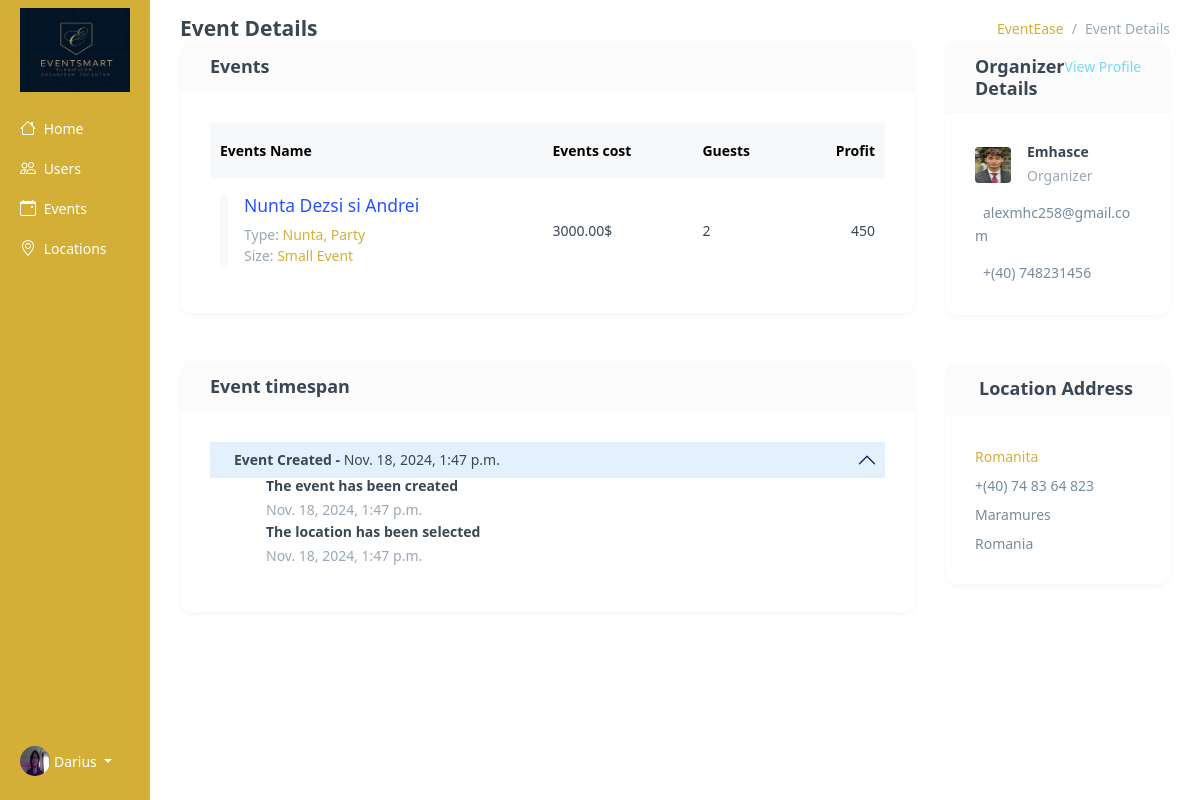
The page /admin-view-event/2/ (signed in) on the database its author committed.
### base/models.py (models this page shows, shortened)
class Profile(models.Model):
    user = models.ForeignKey(User, on_delete=models.CASCADE, null=True, blank=True)
    username = models.CharField(max_length=150, unique=True)
    password = models.CharField(max_length=128)
    email = models.EmailField()
    description = models.TextField(null=True, blank=True)
    photo = models.ImageField(upload_to='profile_photos/', null=True, blank=True, default="poze_invitati/male.png")
    cv_file = models.FileField(upload_to='cv_folder', null=True, blank=True)
    approved = models.BooleanField(default=False)
    number = models.CharField(max_length=15,default="+(40) 748364823")
    age = models.IntegerField(default=20)
    first_name = models.CharField(null=True, blank=True,max_length=15)
    last_name = models.CharField(null=True, blank=True,max_length=15)
    location = models.CharField(null=True, blank=True,max_length=60)
    street = models.CharField(null=True, blank=True,max_length=100)
    zip_code = models.CharField(null=True, blank=True,max_length=10)
    facebook = models.CharField(null=True, blank=True,max_length=100)
    instagram = models.CharField(null=True, blank=True,max_length=100)
    work_link = models.CharField(null=True, blank=True,max_length=100)
    google_link = models.CharField(null=True, blank=True,max_length=100)
    country = models.CharField(null=True, blank=True,max_length=100)
    created_at = models.DateTimeField(auto_now_add=True)
    welcome_email_sent = models.BooleanField(default=False)
    USER_TYPE_CHOICES = (
        ('admin', 'Admin'),
        ('organizer', 'Organizer'),
        ('guest', 'Guest'),
        ('staff', 'Staff')
    )
    user_type = models.CharField(
        max_length=20,
        choices=USER_TYPE_CHOICES,
        default='guest'
    )

class Event(models.Model):
    location = models.ForeignKey(Location, on_delete=models.SET_NULL, null=True, blank=True)
    event_name = models.CharField(max_length=100)
    event_date = models.DateField()
    event_time = models.TimeField()
    event_description = models.TextField(null=True, blank=True)
    created_at = models.DateTimeField(auto_now_add=True)
    guests = models.ManyToManyField(Guests, related_name='events', blank=True)
    completed = models.BooleanField(default=False)
    types = models.ManyToManyField(Type, blank=True)
    cost = models.DecimalField(max_digits=10, decimal_places=2, default=3000)
    updated_at = models.DateTimeField(auto_now=True)
    is_canceled = models.BooleanField(default=False)
    organized_by = models.ForeignKey(
        User,
        on_delete=models.CASCADE,
        related_name="organized_events",
        blank=True,
        null=True
    )

class Type(models.Model):
    name = models.CharField(max_length=100)
    def __str__(self):
        return self.name

class Location(models.Model):
    owner = models.ForeignKey(User, on_delete=models.SET_NULL, null=True)
    user_account = models.OneToOneField(User, on_delete=models.CASCADE, null=True, related_name='user_account')
    name = models.CharField(max_length=100)
    description = models.TextField(null=True, blank=True)
    gallery = models.ImageField(upload_to='images/', null=True, blank=True)
    location = models.TextField(max_length=30)
    types = models.ManyToManyField(Type, blank=True)
    seats_numbers = models.IntegerField(null=True, blank=True)
    created_at = models.DateTimeField(auto_now_add=True)
    cost = models.DecimalField(max_digits=12, decimal_places=2,default=3000)
    number = models.CharField(max_length=20, default="+(40) 74 83 64 823")

### base/views.py (the view)
@login_required(login_url='login')
def admin_view_events(request, pk):
    if not request.user.is_superuser:
        return HttpResponseForbidden("You do not have permission to access this page.")
    event = Event.objects.get(id=pk)
    guests_count = event.guests.count()
    accepted = RSVP.objects.filter(event=event, response="Accepted").count()
    location = Location.objects.get(event=event)
    next_day = event.event_date + timedelta(days=1)
    now = datetime.now()
    today = now.date()
    is_today = today >= (event.event_date - timedelta(days=1))
    context = {
        'is_today':is_today,
        'accepted': accepted,
        'next_day':next_day,
        'location':location,
        'event':event,
        'guests_count':guests_count
    }
    return render(request, 'base/admin-view-event.html', context)

### base/templates/base/admin-view-event.html (shortened to what this page needs)
{% extends 'main.html' %}
{% block content %}
<div class="container-fluid">
    <div class="row flex-nowrap">
<div class="col-auto siderbar col-md-2 forevents px-sm-1 px-0" style="flex: 0 0 12.5%; max-width: 12.5%;">
                <div class="d-flex flex-column align-items-center align-items-sm-start px-3 pt-2 text-white min-vh-100">
                    <a href="{% url 'home-admin' %}" class="d-flex align-items-center pb-3 mb-md-0 me-md-auto text-white text-decoration-none">
                        <img class="navbar-brand" style="width:100%" src="{{ MEDIA_URL }}logos/logo.jpg" alt="EventEase Logo">
                    </a>
                <ul class="nav nav-pills flex-column text-white mb-sm-auto mb-0 align-items-center align-items-sm-start" id="menu">
                    <li class="nav-item">
                        <a href="{% url 'home-admin' %}" class="nav-link align-middle px-0 text-white">
                            <i class="fs-4 bi-house"></i>
                            <span class="ms-1 d-none d-sm-inline">Home</span>
                        </a>
                    </li>
                    <li>
                        <a href="{% url 'users' %}" class="nav-link px-0 align-middle text-white">
                            <i class="fs-4 bi-people"></i>
                            <span class="ms-1 d-none d-sm-inline">Users</span>
                        </a>
                    </li>
                    <li>
                        <a href="{% url 'admin-events' %}" class="nav-link px-0 align-middle text-white">
                            <i class="fs-4 bi-calendar-event"></i>
                            <span class="ms-1 d-none d-sm-inline">Events</span>
                        </a>
                    </li>
                    <li>
                        <a href="{% url 'admin-locations' %}" class="nav-link px-0 align-middle text-white">
                            <i class="fs-4 bi-geo-alt"></i>
                            <span class="ms-1 d-none d-sm-inline">Locations</span>
                        </a>
                    </li>
                </ul>
                <div class="dropdown pb-4">
                    <a href="#" class="d-flex align-items-center text-white text-decoration-none dropdown-toggle"
                        id="dropdownUser1" data-bs-toggle="dropdown" aria-expanded="false">
                        <img src="{{ request.user.profile_set.first.photo.url }}" alt="hugenerd" width="30" height="30"
                            class="rounded-circle">
                        <span class="d-none d-sm-inline mx-1">{{ request.user.username }}</span>
                    </a>
                </div>
            </div>
        </div>
        <div class="col py-3 events view">
            <div class="container-fluid">
                <div class="row">
                    <div class="col-12">
                        <div class="page-title-box d-sm-flex align-items-center justify-content-between bg-galaxy-transparent">
                            <h4 class="mb-sm-0">Event Details</h4>
                            <div class="page-title-right">
                                <ol class="breadcrumb m-0">
                                    <li class="breadcrumb-item"><a href="javascript: void(0);">EventEase</a></li>
                                    <li class="breadcrumb-item active">Event Details</li>
                                </ol>
                            </div>
                        </div>
                    </div>
                </div>
                <div class="row">
                    <div class="col-xl-9">
                        <div class="card mb-5">
                            <div class="card-header">
                                <div class="d-flex align-items-center">
                                    <h5 class="card-title flex-grow-1 mb-0">Events</h5>
                                </div>
                            </div>
                            <div class="card-body">
                                <div class="table-responsive table-card">
                                    <table class="table table-nowrap align-middle table-borderless mb-0">
                                        <thead class="table-light text-muted">
                                            <tr>
                                                <th scope="col">Events Name</th>
                                                <th scope="col">Events cost</th>
                                                <th scope="col">Guests</th>
                                                <th scope="col" class="text-end">Profit</th>
                                            </tr>
                                        </thead>
                                        <tbody>
                                            <tr>
                                                <td>
                                                    <div class="d-flex">
                                                        <div class="flex-shrink-0 avatar-md bg-light rounded p-1">
                                                        </div>
                                                        <div class="flex-grow-1 ms-3">
                                                            <h5 class="fs-15"><a href="#" class="link-primary" style="color:#D4AF37;"> {{ event.event_name }} </a></h5>
                                                            <p class="text-muted mb-0">Type: <span class="fw-medium"> {{ event.types.all|join:", " }} </span></p>
                                                            <p class="text-muted mb-0">Size:  <span class="fw-medium"> {% if guests_count >= 100 %}  Medium Event
                                                                {% elif guests_count >= 200 %} Big Event {% else %} Small Event {% endif %}</span></p>
                                                        </div>
                                                    </div>
                                                </td>
                                                <td> {{ event.cost }}$ </td>
                                                <td>{{ guests_count }}</td>
                                                <td class="fw-medium text-end">
                                                    {% widthratio event.cost 100 15 %}
                                                </td>
                                            </tr>
                                        </tbody>
                                    </table>
                                </div>
                            </div>
                        </div>
                        <div class="card">
                            <div class="card-header">
                                <div class="d-sm-flex align-items-center">
                                    <h5 class="card-title flex-grow-1 mb-0">Event timespan</h5>
                                </div>
                            </div>
                            <div class="card-body">
                                <div class="profile-timeline">
                                    <div class="accordion accordion-flush" id="accordionFlushExample">
                                        <div class="accordion-item border-0">
                                            <div class="accordion-header" id="headingOne">
                                                <a class="accordion-button p-2 shadow-none" data-bs-toggle="collapse" href="#collapseOne" aria-expanded="true" aria-controls="collapseOne">
                                                    <div class="d-flex align-items-center">
                                                        <div class="flex-grow-1 ms-3">
                                                            <h6 class="fs-15 mb-0 fw-semibold">Event Created - <span class="fw-normal"> {{ event.created_at }} </span></h6>
                                                        </div>
                                                    </div>
                                                </a>
                                            </div>
                                            <div id="collapseOne" class="accordion-collapse collapse show" aria-labelledby="headingOne" data-bs-parent="#accordionExample">
                                                <div class="accordion-body ms-2 ps-5 pt-0">
                                                    <h6 class="mb-1">The event has been created</h6>
                                                    <p class="text-muted">{{ event.created_at }}</p>
                                                    <h6 class="mb-1">The location has been selected</h6>
                                                    <p class="text-muted mb-0">{{ event.created_at }}</p>
                                                </div>
                                            </div>
                                        </div>
                                    </div>
                                </div>
                            </div>
                        </div>
                    </div>
                    <div class="col-xl-3">
                        <div class="card mb-5">
                            <div class="card-header">
                                <div class="d-flex">
                                    <h5 class="card-title flex-grow-1 mb-0">Organizer Details</h5>
                                    <div class="flex-shrink-0">
                                        <a href="{% url 'view_user_admin' event.organized_by.username %}" class="link-secondary">View Profile</a>
                                    </div>
                                </div>
                            </div>
                            <div class="card-body">
                                <ul class="list-unstyled mb-0 vstack gap-3">
                                    <li>
                                        <div class="d-flex align-items-center">
                                            <div class="flex-shrink-0">
                                                <img style="width:3vw; height:3vw;" src="{{ event.organized_by.profile_set.first.photo.url }}" alt="" class="avatar-sm rounded material-shadow">
                                            </div>
                                            <div class="flex-grow-1 ms-3">
                                                <h6 class="fs-14 mb-1"> {{ event.organized_by }} </h6>
                                                <p class="text-muted mb-0">Organizer</p>
                                            </div>
                                        </div>
                                    </li>
                                    <li> {{ event.organized_by.profile_set.first.email }} </li>
                                    <li> {{ event.organized_by.profile_set.first.number }} </li>
                                </ul>
                            </div>
                        </div>
                        <div class="card">
                            <div class="card-header">
                                <h5 class="card-title mb-0"> Location Address</h5>
                            </div>
                            <div class="card-body">
                                <ul class="list-unstyled vstack gap-2 fs-13 mb-0">
                                    <li class="fw-medium fs-14"> <a href="{% url 'admin-view-location'  location.name  %}">{{location.name}}</a> </li>
                                    <li> {{ location.number }} </li>
                                    <li> {{ location.location }} </li>
                                    <li>Romania</li>
                                </ul>
                            </div>
                        </div>
                    </div>
                </div>
            </div>
        </div>
    </div>
</div>
{% endblock content %}

### rows shown on the page
Event: event_name "Nunta Dezsi si Andrei", types.all "Nunta, Party", cost "3000.00", cost "450", created_at "Nov. 18, 2024, 1:47 p.m.", organized_by.profile_set.first.photo (picture), organized_by "Emhasce", organized_by.profile_set.first.email "alexmhc258@gmail.com", organized_by.profile_set.first.number "+(40) 748231456"
Location: name "Romanita", number "+(40) 74 83 64 823", location "Maramures"

### other values the page prints
{{ request.user.username }} "Darius"
{{ guests_count }} "2"
